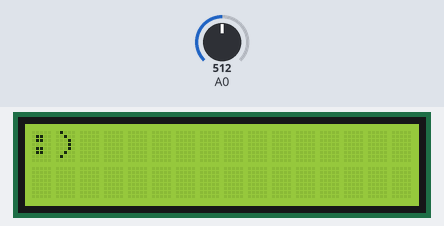
Bench run of a sketch on a simulated Arduino Uno, built with avr-gcc and run on an emulated ATmega328P. Shown: 16×2 character LCD. Inputs (shaded band) come from the test bench; at power-on: A0 = 512.

Above: at 1.2 s.
1.3 s: A0 set to 306
At 1.7 s:
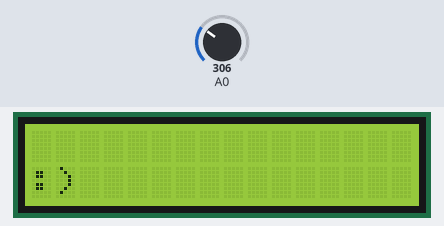
3.3 s: A0 set to 460
At 3.7 s:
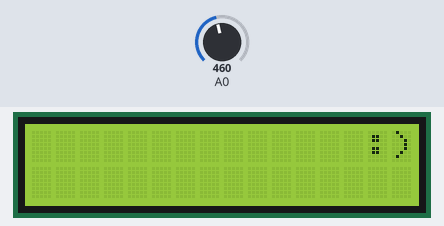
5.3 s: A0 set to 122
At 5.7 s:
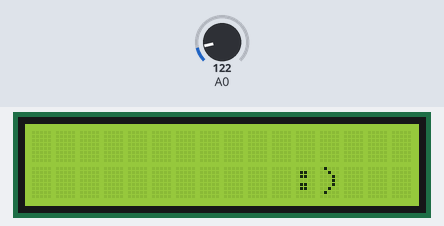
Timing chart, 0 to 8.3 s (numbered marks = the images above; inputs shaded):
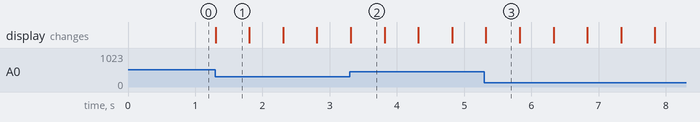

Measured:
- after the input at 1.3 s, the display: changes at once (image 1)
- after the input at 3.3 s, the display: changes at once (image 2)
- what the display in image 1 shows lasts 0.5 s, from 1.3 s to 1.8 s

The sketch:

trciSmajli.ino
```cpp
#include<LiquidCrystal.h>

LiquidCrystal lcd(8,9,4,5,6,7);

int ocitajTaster() {
  int t = analogRead(0);
  if (t>700 && t<750) return 1;     //SELECT
  if (t>450 && t<500) return 2;     //LEFT
  if (t>275 && t<325) return 3;     //DOWN
  if (t>120 && t<150) return 4;     //UP
  if (t<30) return 5;               //RIGHT
  else return 0;                    //NONE
}

void setup() {
  // put your setup code here, to run once:
  lcd.begin(16,2);
  lcd.setCursor(0,0);
  lcd.print(":)");
  Serial.begin(9600);
}
int updown=0;
int duzina=0;

void loop() {
  // put your main code here, to run repeatedly:
  int m=ocitajTaster();

  if (duzina>15) duzina=0;

  if (m==1) {
    lcd.setCursor(0,0);
    lcd.clear();
    lcd.print(":)");
    delay(500);
  }
  if (m==2) {
    duzina--;
    if(duzina<0) duzina=14;
    lcd.clear();
    lcd.setCursor(duzina,updown);
    lcd.print(":)");
    delay(500);
  }
  if (m==3) {
    updown++;
    if (updown>1) updown=0;
    lcd.clear();
    lcd.setCursor(duzina,updown);
    lcd.print(":)");
    delay(500);
  }

  if (m==4) {

    updown--;
    if (updown<0) updown=1;
    lcd.clear();
    lcd.setCursor(duzina,updown);
    lcd.print(":)");
    delay(500);
  }

  if (m==5) {
    duzina++;
    if (duzina>14) duzina=0;
    lcd.clear();
    lcd.setCursor(duzina,updown);
    lcd.print(":)");
    delay(500);
  }

}
```
